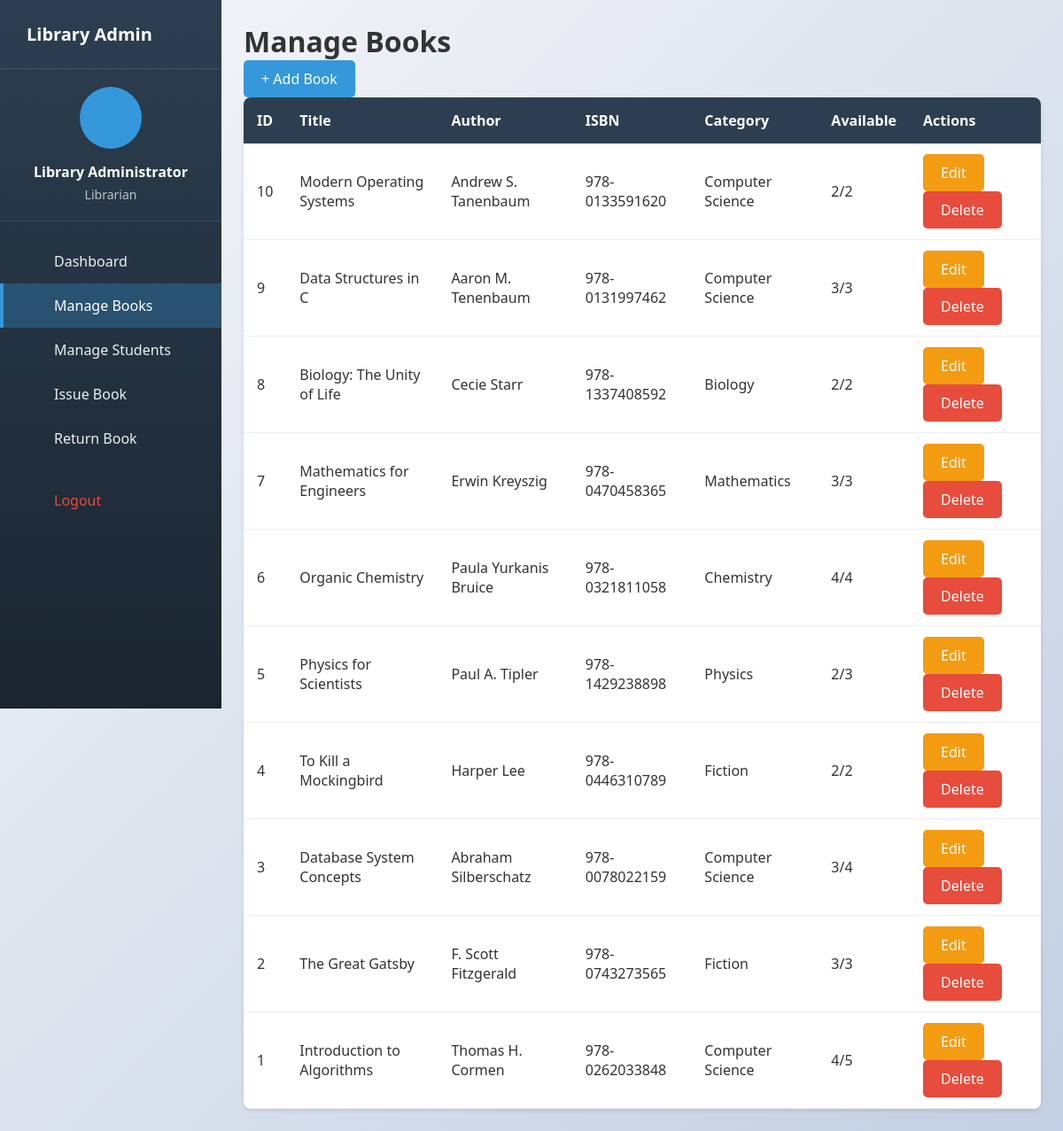
/admin/manage_book.php (signed in), run on an earlier commit of the app's database.
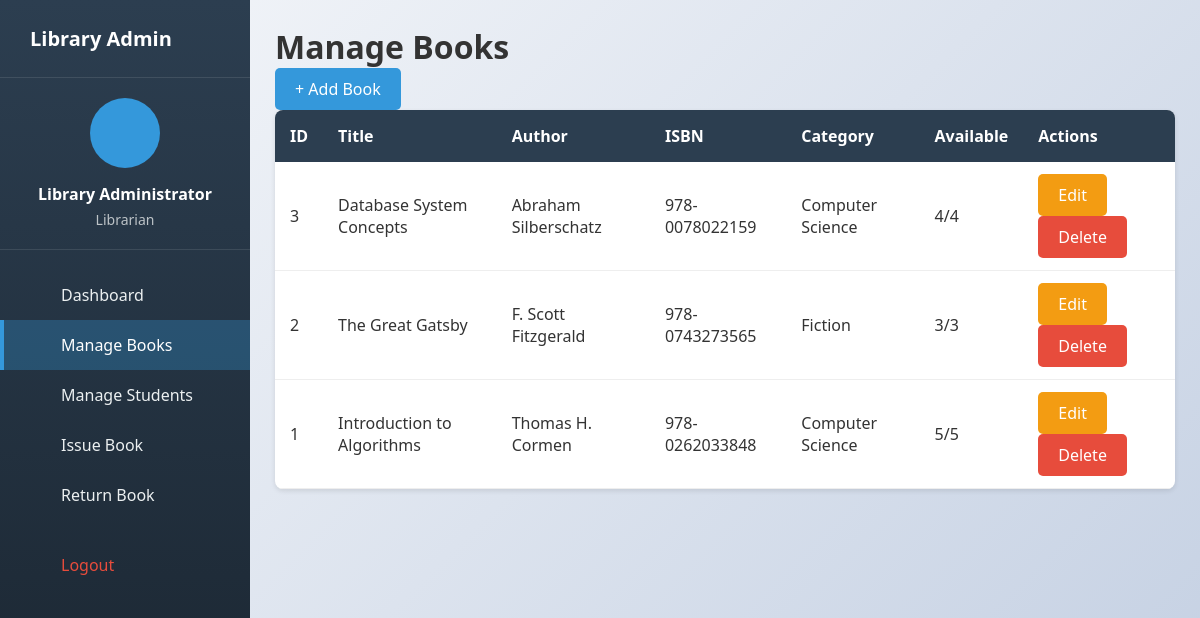
And on a later commit of the database.
### tables this page shows
CREATE TABLE books (
    id INT AUTO_INCREMENT PRIMARY KEY,
    title VARCHAR(200) NOT NULL,
    author VARCHAR(100) NOT NULL,
    isbn VARCHAR(20) UNIQUE NOT NULL,
    category VARCHAR(50),
    description TEXT,
    total_copies INT DEFAULT 1,
    available_copies INT DEFAULT 1,
    added_date TIMESTAMP DEFAULT CURRENT_TIMESTAMP
);

### admin/manage_book.php (the view, shortened to what this page needs)
<?php
require_once '../config/db.php';
$result = mysqli_query($conn, "SELECT * FROM books ORDER BY id DESC");
?>
<!DOCTYPE html>
<html lang="en">
<head>
    <link rel="stylesheet" href="../assets/css/style.css">
    <link rel="stylesheet" href="../assets/css/admin.css">
</head>
<body>
<div class="admin-container">
    <?php include '../includes/admin_sidebar.php'; ?>
    <div class="main-content">
        <h1>Manage Books</h1>
        <a href="add_book.php" class="btn btn-primary">+ Add Book</a>
        <table class="table" id="booksTable">
            <thead>
                <tr>
                    <th>ID</th>
                    <th>Title</th>
                    <th>Author</th>
                    <th>ISBN</th>
                    <th>Category</th>
                    <th>Available</th>
                    <th>Actions</th>
                </tr>
            </thead>
            <tbody>
            <?php if (mysqli_num_rows($result) > 0): ?>
                <?php while ($b = mysqli_fetch_assoc($result)): ?>
                <tr>
                    <td><?= $b['id'] ?></td>
                    <td><?= htmlspecialchars($b['title']) ?></td>
                    <td><?= htmlspecialchars($b['author']) ?></td>
                    <td><?= htmlspecialchars($b['isbn']) ?></td>
                    <td><?= htmlspecialchars($b['category']) ?></td>
                    <td>
                        <?= $b['available_copies'] ?>/<?= $b['total_copies'] ?>
                    </td>
                    <td>
                        <a href="edit_book.php?id=<?= $b['id'] ?>" class="btn btn-warning btn-sm">Edit</a>
                        <a href="delete_book.php?id=<?= $b['id'] ?>"
                           class="btn btn-danger btn-sm"
                           onclick="return confirm('Delete this book?')">Delete</a>
                    </td>
                </tr>
                <?php endwhile; ?>
            <?php else: ?>
                <tr>
                    <td colspan="7">No books found</td>
                </tr>
            <?php endif; ?>
            </tbody>
        </table>
    </div>
</div>
</body>
</html>

What changed in the data, as far as the page shows it:
removed books: id "10", title "Modern Operating Systems", author "Andrew S. Tanenbaum", isbn "978-0133591620", category "Computer Science", available_copies "2", total_copies "2"
removed books: id "9", title "Data Structures in C", author "Aaron M. Tenenbaum", isbn "978-0131997462", category "Computer Science", available_copies "3", total_copies "3"
removed books: id "8", title "Biology: The Unity of Life", author "Cecie Starr", isbn "978-1337408592", category "Biology", available_copies "2", total_copies "2"
removed books: id "7", title "Mathematics for Engineers", author "Erwin Kreyszig", isbn "978-0470458365", category "Mathematics", available_copies "3", total_copies "3"
removed books: id "6", title "Organic Chemistry", author "Paula Yurkanis Bruice", isbn "978-0321811058", category "Chemistry", available_copies "4", total_copies "4"
removed books: id "5", title "Physics for Scientists", author "Paul A. Tipler", isbn "978-1429238898", category "Physics", available_copies "2", total_copies "3"
removed books: id "4", title "To Kill a Mockingbird", author "Harper Lee", isbn "978-0446310789", category "Fiction", available_copies "2", total_copies "2"
changed books "Database System Concepts": available_copies "3" → "4"
changed books "Introduction to Algorithms": available_copies "4" → "5"
